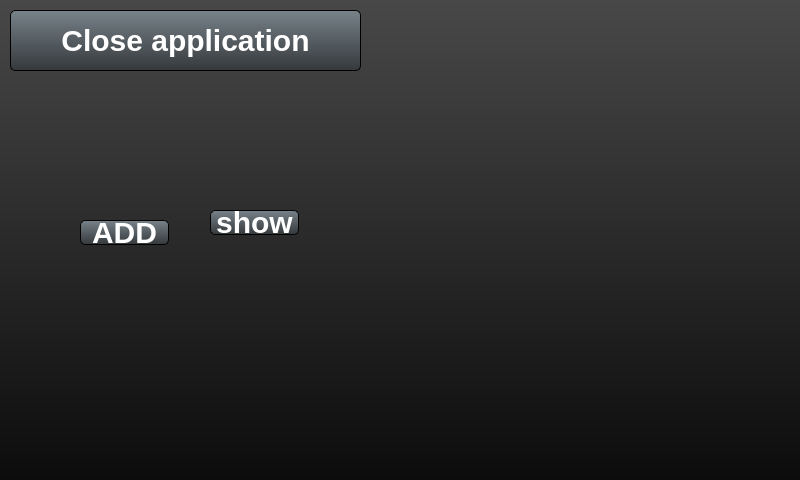
<?xml version="1.0" encoding="UTF-8"?>
<ui version="4.0">
 <class>Application</class>
 <widget class="QWidget" name="Application">
  <property name="geometry">
   <rect>
    <x>0</x>
    <y>0</y>
    <width>800</width>
    <height>480</height>
   </rect>
  </property>
  <property name="windowTitle">
   <string>Application</string>
  </property>
  <property name="styleSheet">
   <string notr="true">/* *********************************************************** */

QWidget#Application {
	background-color: qlineargradient(spread:pad, x1:0, y1:0, x2:0, y2:1, stop:0 rgba(72, 72, 72, 255), stop:1 rgba(12, 12, 12, 255));
}

QWidget {
font-family: &quot;Century gotic&quot; ;
}

QPushButton, QGroupBox, QRadioButton, QComboBox, QSlider, QLCDNumber, QCheckBox, QSpinBox, QLabel, QProgressBar, QLineEdit, QWebView, QTextEdit, QDoubleSpinBox
{
border-width: 1px;
border-radius: 5px;
border-color: black;
border-style: outset;
color: white;
}


QPushButton
{
font: bold 30px;
}

QPushButton:on {
background-color: qlineargradient(spread:pad, x1:0, y1:0, x2:0, y2:1, stop:0 rgba(253, 172, 0, 255), stop:1 rgba(195, 95, 0, 255));
}

QPushButton:!on{
background-color: qlineargradient(spread:pad, x1:0, y1:0, x2:0, y2:1, stop:0 rgba(119, 130, 137, 255), stop:1 rgba(53, 57, 60, 255));
}


/* *********************************************************** */

QGroupBox {

background-color: qlineargradient(spread:pad, x1:0, y1:0, x2:0, y2:1, stop:0 rgba(119, 130, 137, 255), stop:1 rgba(53, 57, 60, 255));
font: bold 16px;
color: black;
margin-top: 1.5ex; /* leave space at the top for the title */
}

QGroupBox::title {
subcontrol-origin: margin;
subcontrol-position: top center; 
padding: 2 10px;                         
border-width: 1px;
border-radius: 5px;
border-color: black;
border-style: outset;
color: white;

background-color: qlineargradient(spread:pad, x1:0, y1:0, x2:0, y2:1, stop:0 rgba(253, 172, 0, 255), stop:1 rgba(195, 95, 0, 255));
 }

/* *********************************************************** */

QRadioButton {
border: none;
background: none;
}

 QRadioButton::indicator::unchecked {
     image: url(:/Images/Grey.png);
 }

 QRadioButton::indicator:unchecked:pressed {
     image: url(:/Images/Grey.png);
 }

 QRadioButton::indicator::checked {
     image: url(:/Images/Yellow.png);
 }

 QRadioButton::indicator:checked:pressed {
     image: url(:/Images/Yellow.png);
 }

/* *********************************************************** */



/* *********************************************************** */

QComboBox {

background-color: qlineargradient(spread:pad, x1:0, y1:0, x2:0, y2:1, stop:0 rgba(119, 130, 137, 255), stop:1 rgba(53, 57, 60, 255));
font: bold 16px;
padding: 1px 18px 1px 3px;

}


 QComboBox::down-arrow {
     image: url(:/Images/buttonDown.png);
 }


 QComboBox:on { /* shift the text when the popup opens */
     padding-top: 13px;
     padding-left: 14px;
 }

 QComboBox::drop-down {
     subcontrol-origin: padding;
     subcontrol-position: top right;
     width: 30px;
     border-top-right-radius: 0px; 
     border-bottom-right-radius: 10px;
 }


QComboBox QAbstractItemView {
selection-background-color: lightgray;
background-color: grey;
background-clip: blue;
border-width: 2px;
border-radius: 0px;
border-color: black;
border-style: outset;
font: bold 16px;
color: white;
padding: 15px 4px;
 }


 QComboBox::down-arrow:on { /* shift the arrow when popup is open */
     top: 1px;
     left: 1px;
 }


QComboBox QScrollBar:vertical {
      border: 1px outset black;
	 background: qlineargradient(spread:pad, x1:0, y1:0, x2:0, y2:1, stop:0 rgba(173, 173, 173, 255), 			stop:1 rgba(95, 95, 95, 255));
      width: 25px;
      margin: 22px 0 22px 0;
	border-radius: 2px;
padding: 5px 2px;
  }

QComboBox QScrollBar::handle:vertical {
      background: qlineargradient(spread:pad, x1:0, y1:0.034, x2:0, y2:1, stop:0.0282486 rgba(255, 212, 73, 255), stop:0.505682 rgba(255, 212, 73, 255), stop:0.517045 rgba(255, 194, 66, 255), stop:1 rgba(255, 141, 0, 255));
      min-height: 25px;
  }

QComboBox  QScrollBar::add-line:vertical {
      height: 25px;
      subcontrol-position: bottom;
      subcontrol-origin: margin;
background: none;
      margin: 2px 0 2px 0;
  }

QComboBox  QScrollBar::sub-line:vertical {

      height: 20px;
      subcontrol-position: top;
      subcontrol-origin: margin;
background: none;
      margin: 2px 0 2px 0;
  }


QComboBox  QScrollBar::up-arrow:vertical {
     image: url(:/Images/buttonUp.png);
  }
QComboBox QScrollBar::down-arrow:vertical {
     image: url(:/Images/buttonDown.png);
}

QComboBox  QScrollBar::add-page:vertical, QScrollBar::sub-page:vertical {
      background: none;
  }



/* *********************************************************** */
QSlider::groove:horizontal { 
border: 1px solid #999999;
height: 5px; 
background: rgb(52, 52, 52);
margin: 2px 2;
left: 8px;
right: 8px;
}

QSlider::handle:horizontal {
background: qlineargradient(spread:pad, x1:0, y1:0, x2:1, y2:0, stop:0 rgba(119, 130, 137, 255), stop:1 rgba(53, 57, 60, 255));
border-width: 1px;
border-radius: 5px;
border-color: black;
border-style: outset;
width: 50px;
margin: -25px 0; /* handle is placed by default on the contents rect of the groove. Expand outside the groove */

}

QSlider::sub-page:horizontal {
background: qlineargradient(spread:pad, x1:0, y1:0, x2:0, y2:1, stop:0 rgba(253, 172, 0, 255), stop:1 rgba(195, 95, 60, 255));
border: 1px solid #777;
border-radius: 2px;
border: 1px solid RGB(50,50,50);
}

QSlider::add-page:horizontal {
background: qlineargradient(spread:pad, x1:0, y1:0, x2:0, y2:1, stop:0 rgba(72, 72, 72, 255), stop:1 rgba(12, 12, 12, 255));
border: 1px solid black;
border-radius: 2px;
}

QSlider {
background-color: qlineargradient(spread:pad, x1:0, y1:0, x2:0, y2:1, stop:0 rgba(119, 130, 137, 255), stop:1 rgba(53, 57, 60, 255));
/*border-top-left-radius: 0px; 
border-bottom-left-radius: 0px; */
}



/* *********************************************************** */
QSlider::groove:vertical { 
border: 1px solid #999999;
width: 10px; 
background: rgb(52, 52, 52);
margin: 5 0 5 0px;
left: 8px;
right: 8px;
}

QSlider::handle:vertical {
background: qlineargradient(spread:pad, x1:0, y1:0, x2:1, y2:0, stop:0 rgba(119, 130, 137, 255), stop:1 rgba(53, 57, 60, 255));
border-width: 1px;
border-radius: 5px;
border-color: black;
border-style: outset;
height: 50px;
margin:  0 -25; /* handle is placed by default on the contents rect of the groove. Expand outside the groove */

}

QSlider::sub-page:vertical {
background: qlineargradient(spread:pad, x1:0, y1:0, x2:0, y2:1, stop:0 rgba(253, 172, 0, 255), stop:1 rgba(195, 95, 60, 255));
border: 1px solid #777;
border-radius: 2px;
border: 1px solid RGB(50,50,50);
margin:  5 0 0 0px;
}

QSlider::add-page:vertical {
background: qlineargradient(spread:pad, x1:0, y1:0, x2:0, y2:1, stop:0 rgba(72, 72, 72, 255), stop:1 rgba(12, 12, 12, 255));
border: 1px solid black;
border-radius: 2px;
margin:  0 0 5 0px;
}



/* *********************************************************** */

QLCDNumber {
background-color: qlineargradient(spread:pad, x1:0, y1:0, x2:0, y2:1, stop:0 rgba(119, 130, 137, 255), stop:1 rgba(53, 57, 60, 255));
color: white;
text-align: center;

}


/* *********************************************************** */

QLabel {
background: none;
color: rgba(171,171,171,255);
border-style: none;
font: 14px;
}

/* *********************************************************** */

QSpinBox
{
background-color: qlineargradient(spread:pad, x1:0, y1:0, x2:0, y2:1, stop:0 rgba(119, 130, 137, 255), stop:1 rgba(53, 57, 60, 255));
font:  30px;
padding-left: 15px;
}

QSpinBox::up-button {
     subcontrol-origin: border;
     subcontrol-position: top right; /* position at the top right corner */
     width: 30px; 
     border-width: 1px;
     border-left-color: black;
     border-left-style: outset; 

 }
 QSpinBox::down-button {
     subcontrol-origin: border;
     subcontrol-position: bottom right; /* position at bottom right corner */

     width: 30px;
     border-width: 1px;
     border-left-color: black;
     border-left-style: outset; 
 }


 QSpinBox::up-arrow {
     image: url(:/Images/buttonUp.png);
     width: 25px;
     height: 25px;
 }
 QSpinBox::down-button:pressed {
     top: 1px;
     left: 1px;}
 QSpinBox::up-button:pressed {
     top: 1px;
     left: 1px;}
 QSpinBox::down-arrow {
     image: url(:/Images/buttonDown.png);
     width: 25px;
     height: 25px;
 }
/* *********************************************************** */

QDoubleSpinBox
{
background-color: qlineargradient(spread:pad, x1:0, y1:0, x2:0, y2:1, stop:0 rgba(119, 130, 137, 255), stop:1 rgba(53, 57, 60, 255));
font:  30px;
padding-left: 15px;
}

QDoubleSpinBox::up-button {
     subcontrol-origin: border;
     subcontrol-position: top right; /* position at the top right corner */
     width: 30px; 
     border-width: 1px;
     border-left-color: black;
     border-left-style: outset; 

 }
 QDoubleSpinBox::down-button {
     subcontrol-origin: border;
     subcontrol-position: bottom right; /* position at bottom right corner */

     width: 30px;
     border-width: 1px;
     border-left-color: black;
     border-left-style: outset; 
 }


 QDoubleSpinBox::up-arrow {
     image: url(:/Images/buttonUp.png);
     width: 25px;
     height: 25px;
 }
 QDoubleSpinBox::down-button:pressed {
     top: 1px;
     left: 1px;}
 QDoubleSpinBox::up-button:pressed {
     top: 1px;
     left: 1px;}
 QDoubleSpinBox::down-arrow {
     image: url(:/Images/buttonDown.png);
     width: 25px;
     height: 25px;
 }



/* *********************************************************** */

QCheckBox {
spacing: 5px;
background-color: qlineargradient(spread:pad, x1:0, y1:0, x2:0, y2:1, stop:0 rgba(119, 130, 137, 255), stop:1 rgba(53, 57, 60, 255));
font: bold 14px;
padding: 0px 0px 0px 5px;
}

QCheckBox::indicator {
width: 25px;
height: 25px;
border-width: 1px;
border-radius: 5px;
border-color: black;
border-style: outset;

background: qradialgradient(spread:repeat, cx:0.5, cy:0.5, radius:0.689, fx:0.504926, fy:0.5, stop:0 rgba(253, 172, 0, 255), stop:0.528302 rgba(253, 173, 0, 255), stop:0.669951 rgba(253, 172, 0, 255), stop:1 rgba(195, 95, 0, 255));


 }


 QCheckBox::indicator:unchecked {
     image: none;
 }


 QCheckBox::indicator:unchecked:pressed {
     image: url(:/Images/ok.png);
 }

 QCheckBox::indicator:checked {
     image: url(:/Images/ok.png);
 }


 QCheckBox::indicator:checked:pressed {
     image: none;
 }



/* *********************************************************** */

 QProgressBar {
background-color: qlineargradient(spread:pad, x1:0, y1:0, x2:0, y2:1, stop:0 rgba(119, 130, 137, 255), stop:1 rgba(53, 57, 60, 255));
text-align: center;
font: bold 14px;
 }

 QProgressBar::chunk {
background-color: qlineargradient(spread:pad, x1:0, y1:0, x2:0, y2:1, stop:0 rgba(253, 172, 0, 255), stop:1 rgba(195, 95, 0, 255));
width: 5px;
margin: 0.5px;
}

/* *********************************************************** */

QTabWidget::pane 
{
     border-top: 2px solid #C2C7CB;
 }

QTabWidget::tab-bar {
left: 2px; 
border-style: none;
 }

 QTabBar::tab {
border: black;
border-style: outset;
border-width: 1px;
font: 30px;
border-top-left-radius: 5px;
border-top-right-radius: 5px;
min-width: 150px;
min-height:40px;
padding: 2px;
color: white;

 }


QTabBar::tab:selected {
background: qlineargradient(spread:pad, x1:0, y1:0, x2:0, y2:1, stop:0 rgba(253, 172, 0, 255), stop:1 rgba(195, 95, 0, 255));
 }

QTabBar::tab:!selected {
background:  qlineargradient(spread:pad, x1:0, y1:0, x2:0, y2:1, stop:0 rgba(119, 130, 137, 255), stop:1 rgba(53, 57, 60, 255));
 }

/* ***********************************************************/ 

QListView {
background-color: qlineargradient(spread:pad, x1:0, y1:0, x2:0, y2:1, stop:0 rgba(119, 130, 137, 255), stop:1 rgba(53, 57, 60, 255));
border-width: 1px;
border-radius: 5px;
border-color: black;
border-style: outset;
font: bold 24px;
padding: 8 8px;
color: white;
 }

 QListView::item {
background-color: rgba(0,0,0,0);
 }

 QListView::item:selected {
 background: qlineargradient(spread:pad, x1:0, y1:0, x2:0, y2:1, stop:0 rgba(253, 172, 0, 255), stop:1 rgba(195, 95, 0, 255));
 }

 QListView::item:selected:!active {
 background: qlineargradient(spread:pad, x1:0, y1:0, x2:0, y2:1, stop:0 rgba(253, 172, 0, 255), stop:1 rgba(195, 95, 0, 255));
 }

 QListView::item:selected:active {
 background: qlineargradient(spread:pad, x1:0, y1:0, x2:0, y2:1, stop:0 rgba(253, 172, 0, 255), stop:1 rgba(195, 95, 0, 255));
 }

 QListView::item:hover {
     color: qlineargradient(spread:pad, x1:0, y1:0, x2:0, y2:1, stop:0 rgba(253, 172, 0, 255), stop:1 rgba(195, 95, 0, 255));
 }

/* *********************************************************** */

/* *********************************************************** */ 

QTableWidget {
show-decoration-selected: 1; /* make the selection span the entire width of the view */
background-color: qlineargradient(spread:pad, x1:0, y1:0, x2:0, y2:1, stop:0 rgba(119, 130, 137, 255), stop:1 rgba(53, 57, 60, 255));
border-width: 1px;
border-radius: 5px;
border-color: black;
border-style: outset;
font: bold 24px;
color: white;
padding: 8 8px;
background-attachment: fixed;
}

QTableView QTableCornerButton::section {
background: qlineargradient(spread:pad, x1:0, y1:0, x2:0, y2:1, stop:0 rgba(253, 172, 0, 255), stop:1 rgba(195, 95, 0, 255));
border: 1px outset black;
}

QTableWidget::item {
background-color: rgba(119, 130, 137, 255);
}


QTableWidget::item:selected {
border: 1px solid #6a6ea9;
}

QTableWidget::item:selected:!active {
background: rgba(119, 130, 137, 255);
border: 1px solid #6a6ea9;
}

QTableWidget::item:selected:active {
background: qlineargradient(spread:pad, x1:0, y1:0, x2:0, y2:1, stop:0 rgba(253, 172, 0, 255), stop:1 rgba(195, 95, 0, 255));
}

QTableWidget::item:hover {
background: qlineargradient(x1: 0, y1: 0, x2: 0, y2: 1,
stop: 0 #FAFBFE, stop: 1 #DCDEF1);
}

QHeaderView::section {
background-color:  qlineargradient(x1:0, y1:0, x2:0, y2:1,
stop:0 #616161, stop: 0.5 #505050,
stop: 0.6 #434343, stop:1 #656565);
color: white;
padding-left: 3px;
border-left:  1px solid black;/*1px solid #6c6c6c;*/
border-right:1px solid black;
border-top: none;
border-bottom: 1px solid black;

}

/* *********************************************************** */

QScrollBar:horizontal {
border: 1px solid black;
background: qlineargradient(spread:pad, x1:0, y1:0, x2:0, y2:1, stop:0 rgba(26, 26, 26, 255), stop:1 rgba(61, 61, 61, 255));
height: 15px;
margin: 0px 0px 0 0px;
border-radius: 5px;
}

QScrollBar::handle:horizontal {
background: qlineargradient(spread:pad, x1:0, y1:0, x2:0, y2:1, stop:0 rgba(253, 170, 0, 255), stop:1 rgba(195, 95, 0, 255));
min-width: 10px;
border-radius: 5px;
}

QScrollBar::add-line:horizontal {
background: blue;
width: 0px;
subcontrol-position: bottom right;
subcontrol-origin: margin;
border: 0px solid black;
border-radius: 5px;
}

QScrollBar::sub-line:horizontal {
background: blue;
width: 0px;
subcontrol-position: bottom left;
subcontrol-origin: margin;
border:0px solid black;
border-radius: 5px;
}

QScrollBar:left-arrow:horizontal, QScrollBar::right-arrow:horizontal {
width: 5px;
height: 5px;
background: solid;
}

QScrollBar::add-page:horizontal, QScrollBar::sub-page:horizontal {
background: none;

}
/* *********************************************************** */

QScrollBar:vertical {
border: 1px solid black;
background: qlineargradient(spread:pad, x1:0, y1:0, x2:0, y2:1, stop:0 rgba(26, 26, 26, 255), stop:1 rgba(61, 61, 61, 255));;
height: 15px;
margin: 0px 0px 0 0px;
border-radius: 5px;
}

QScrollBar::handle:vertical {
background: qlineargradient(spread:pad, x1:0, y1:0, x2:0, y2:1, stop:0 rgba(253, 170, 0, 255), stop:1 rgba(195, 95, 0, 255));
min-width: 10px;
border-radius: 5px;
}

QScrollBar::add-line:vertical {
background: blue;
width: 0px;
subcontrol-position: bottom right;
subcontrol-origin: margin;
border: 0px solid black;
border-radius: 5px;
}

QScrollBar::sub-line:vertical {
background: blue;
width: 0px;
subcontrol-position: bottom left;
subcontrol-origin: margin;
border:0px solid black;
border-radius: 5px;
}

QScrollBar:left-arrow:vertical, QScrollBar::right-arrow:vertical {
width: 5px;
height: 5px;
background: solid;
}

QScrollBar::add-page:vertical, QScrollBar::sub-page:vertical {
background: none;

}

/* *********************************************************** */





/* *********************************************************** */



/* *********************************************************** */







</string>
  </property>
  <widget class="QPushButton" name="pushButtonClose">
   <property name="geometry">
    <rect>
     <x>10</x>
     <y>10</y>
     <width>351</width>
     <height>61</height>
    </rect>
   </property>
   <property name="focusPolicy">
    <enum>Qt::NoFocus</enum>
   </property>
   <property name="text">
    <string>Close application</string>
   </property>
  </widget>
  <widget class="QPushButton" name="pushButton">
   <property name="geometry">
    <rect>
     <x>80</x>
     <y>220</y>
     <width>89</width>
     <height>25</height>
    </rect>
   </property>
   <property name="text">
    <string>ADD</string>
   </property>
  </widget>
  <widget class="QPushButton" name="pushButton_2">
   <property name="geometry">
    <rect>
     <x>210</x>
     <y>210</y>
     <width>89</width>
     <height>25</height>
    </rect>
   </property>
   <property name="text">
    <string>show</string>
   </property>
  </widget>
 </widget>
 <layoutdefault spacing="6" margin="11"/>
 <resources/>
 <connections>
  <connection>
   <sender>pushButtonClose</sender>
   <signal>clicked()</signal>
   <receiver>Application</receiver>
   <slot>close()</slot>
   <hints>
    <hint type="sourcelabel">
     <x>605</x>
     <y>400</y>
    </hint>
    <hint type="destinationlabel">
     <x>399</x>
     <y>239</y>
    </hint>
   </hints>
  </connection>
 </connections>
</ui>
